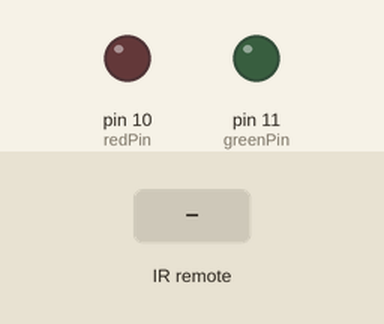
This sketch was run on a simulated Arduino Uno, built with avr-gcc and run on an emulated ATmega328P. On the bench: output pins drawn as LEDs (lit = HIGH). Inputs (shaded band) come from the test bench.

Above: at 1.2 s.
1.3 s: infrared code 0xFF38C7 received
At 1.9 s:
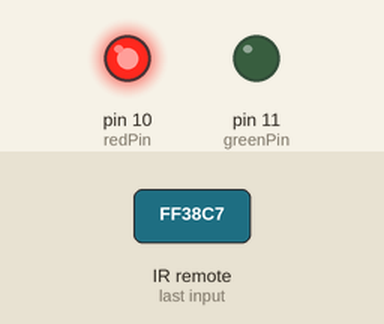
4.3 s: infrared code 0xFF18E7 received
At 5.4 s:
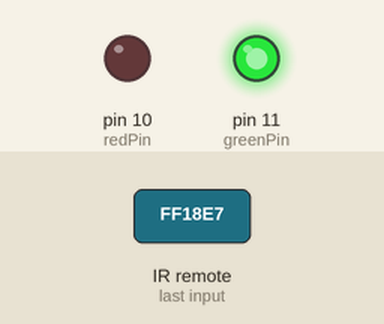
Timing chart, 0 to 7.8 s (numbered marks = the images above; inputs shaded):
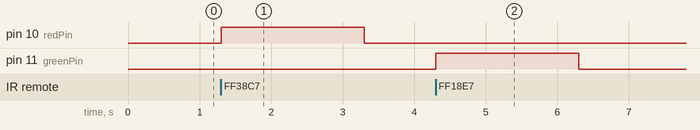

The sketch:

IR_REMOTE.ino
```cpp
//#include <IRremote.h>
//int RECV_PIN = 11;
//IRrecv irrecv(RECV_PIN);
//decode_results results;
//
//void setup()
//{
//  Serial.begin(9600);
//  irrecv.enableIRIn(); // Start the receiver
//}
//
//void loop()
//{
//  if (irrecv.decode(&results))
//    {
//     //Serial.println(results.value, HEX);
//     Serial.println(results.value);
//     irrecv.resume(); // Receive the next value
//    }
//}

#include <IRremote.h>

const int RECV_PIN = 7;
IRrecv irrecv(RECV_PIN);
decode_results results;
const int redPin = 10;
const int greenPin = 11;


void setup(){
  irrecv.enableIRIn();
  irrecv.blink13(true);
  pinMode(redPin, OUTPUT);
  pinMode(greenPin, OUTPUT);
}

void loop(){
    if (irrecv.decode(&results)){

        switch(results.value){
          case 0xFF38C7: //Keypad button "5"
          digitalWrite(redPin, HIGH);
          delay(2000);
          digitalWrite(redPin, LOW);
          }

        switch(results.value){
          case 0xFF18E7: //Keypad button "2"
          digitalWrite(greenPin, HIGH);
          delay(2000);
          digitalWrite(greenPin, LOW);
          }

        irrecv.resume();
    }
}
//
//#include <IRremote.h>
//
//const int RECV_PIN = 7;
//IRrecv irrecv(RECV_PIN);
//decode_results results;
//unsigned long key_value = 0;
//
//void setup(){
//  Serial.begin(9600);
//  irrecv.enableIRIn();
//  irrecv.blink13(true);
//}
//
//void loop(){
//  if (irrecv.decode(&results)){
//
//        if (results.value == 0XFFFFFFFF)
//          results.value = key_value;
//
//        switch(results.value){
//          case 0xFFA25D:
//          Serial.println("CH-");
//          break;
//          case 0xFF629D:
//          Serial.println("CH");
//          break;
//          case 0xFFE21D:
//          Serial.println("CH+");
//          break;
//          case 0xFF22DD:
//          Serial.println("|<<");
//          break;
//          case 0xFF02FD:
//          Serial.println(">>|");
//          break ;
//          case 0xFFC23D:
//          Serial.println(">|");
//          break ;
//          case 0xFFE01F:
//          Serial.println("-");
//          break ;
//          case 0xFFA857:
//          Serial.println("+");
//          break ;
//          case 0xFF906F:
//          Serial.println("EQ");
//          break ;
//          case 0xFF6897:
//          Serial.println("0");
//          break ;
//          case 0xFF9867:
//          Serial.println("100+");
//          break ;
//          case 0xFFB04F:
//          Serial.println("200+");
//          break ;
//          case 0xFF30CF:
//          Serial.println("1");
//          break ;
//          case 0xFF18E7:
//          Serial.println("2");
//          break ;
//          case 0xFF7A85:
//          Serial.println("3");
//          break ;
//          case 0xFF10EF:
//          Serial.println("4");
//          break ;
//          case 0xFF38C7:
//          Serial.println("5");
//          break ;
//          case 0xFF5AA5:
//          Serial.println("6");
//          break ;
//          case 0xFF42BD:
//          Serial.println("7");
//          break ;
//          case 0xFF4AB5:
//          Serial.println("8");
//          break ;
//          case 0xFF52AD:
//          Serial.println("9");
//          break ;
//        }
//        key_value = results.value;
//        irrecv.resume();
//  }
//}
```

Measured:
- after the input at 1.3 s, pin 10 (redPin): LOW → HIGH at once, → LOW 2.0 s later
- after the input at 4.3 s, pin 11 (greenPin): LOW → HIGH at once, → LOW 2.0 s later
